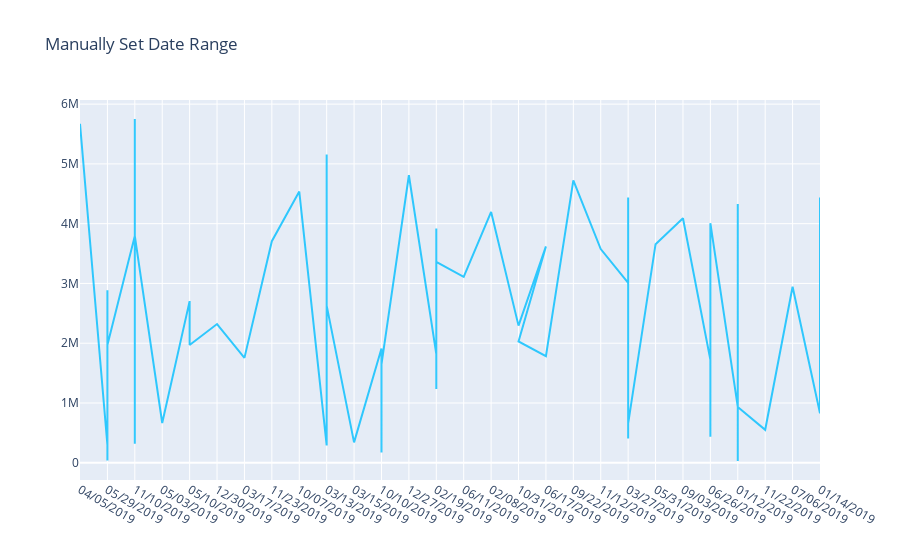

Source (notebook cell):
### Code cell
import plotly.graph_objects as go
import pandas as pd

df = pd.read_csv("e1.csv")

fig = go.Figure()
fig.add_trace(go.Scatter(
                x=df.Date,
                y=df['Revenue'],
                name="Revenue",
                line_color='deepskyblue',
                opacity=0.8))

# Use date string to set xaxis range
fig.update_layout(xaxis_range=['01/01/2019','12/31/2019'],
                  title_text="Manually Set Date Range")
fig.show()
